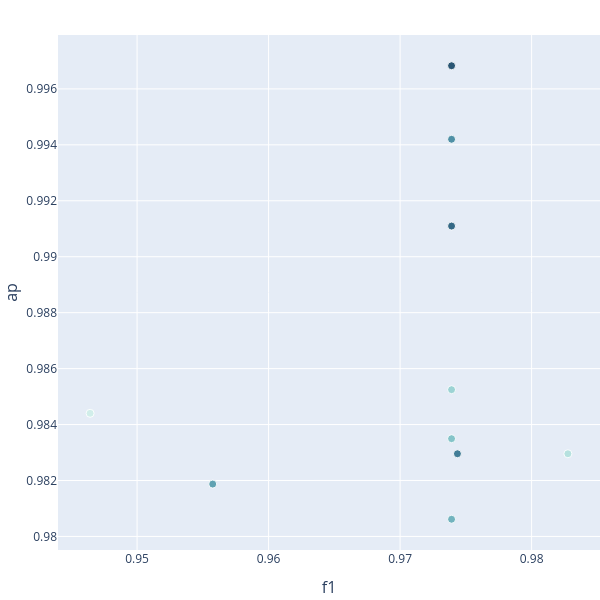

The notebook cell saved with this chart:
### Code cell
experionml.plot_pareto_front()

### Figure 1 — Plotly figure (JSON) as saved in the notebook; plotly's stock layout.template omitted (floating-point values rounded to 4 significant figures)
{"data": [{"customdata": [0, 1, 2, 3, 4, 5, 6, 7, 8, 9], "hovertemplate": "(%{x}, %{y})<extra>Trial %{customdata}</extra>", "marker": {"color": [0, 1, 2, 3, 4, 5, 6, 7, 8, 9], "colorscale": [[0.0, "rgb(209, 238, 234)"], [0.1667, "rgb(168, 219, 217)"], [0.3333, "rgb(133, 196, 201)"], [0.5, "rgb(104, 171, 184)"], [0.6667, "rgb(79, 144, 166)"], [0.8333, "rgb(59, 115, 143)"], [1.0, "rgb(42, 86, 116)"]], "line": {"color": "rgba(255, 255, 255, 0.9)", "width": 1}, "size": 8}, "mode": "markers", "type": "scatter", "x": [0.9464, 0.9828, 0.9739, 0.9739, 0.9739, 0.9558, 0.9739, 0.9744, 0.9739, 0.9739], "xaxis": "x", "y": [0.9844, 0.983, 0.9852, 0.9835, 0.9806, 0.9819, 0.9942, 0.983, 0.9911, 0.9968], "yaxis": "y"}], "layout": {"font": {"size": 12}, "height": 600, "hoverlabel": {"font": {"size": 16}}, "legend": {}, "margin": {"b": 50, "l": 50, "pad": 0, "r": 0, "t": 35}, "showlegend": false, "title": {"font": {"size": 24}, "pad": {"b": 15, "t": 15}, "x": 0.5, "xanchor": "center", "xref": "paper", "y": 1, "yanchor": "top"}, "width": 600, "xaxis": {"anchor": "y", "automargin": true, "domain": [0.0, 1.0], "title": {"font": {"size": 16}, "text": "f1"}}, "yaxis": {"anchor": "x", "automargin": true, "domain": [0.0, 1.0], "title": {"font": {"size": 16}, "text": "ap"}}}}
